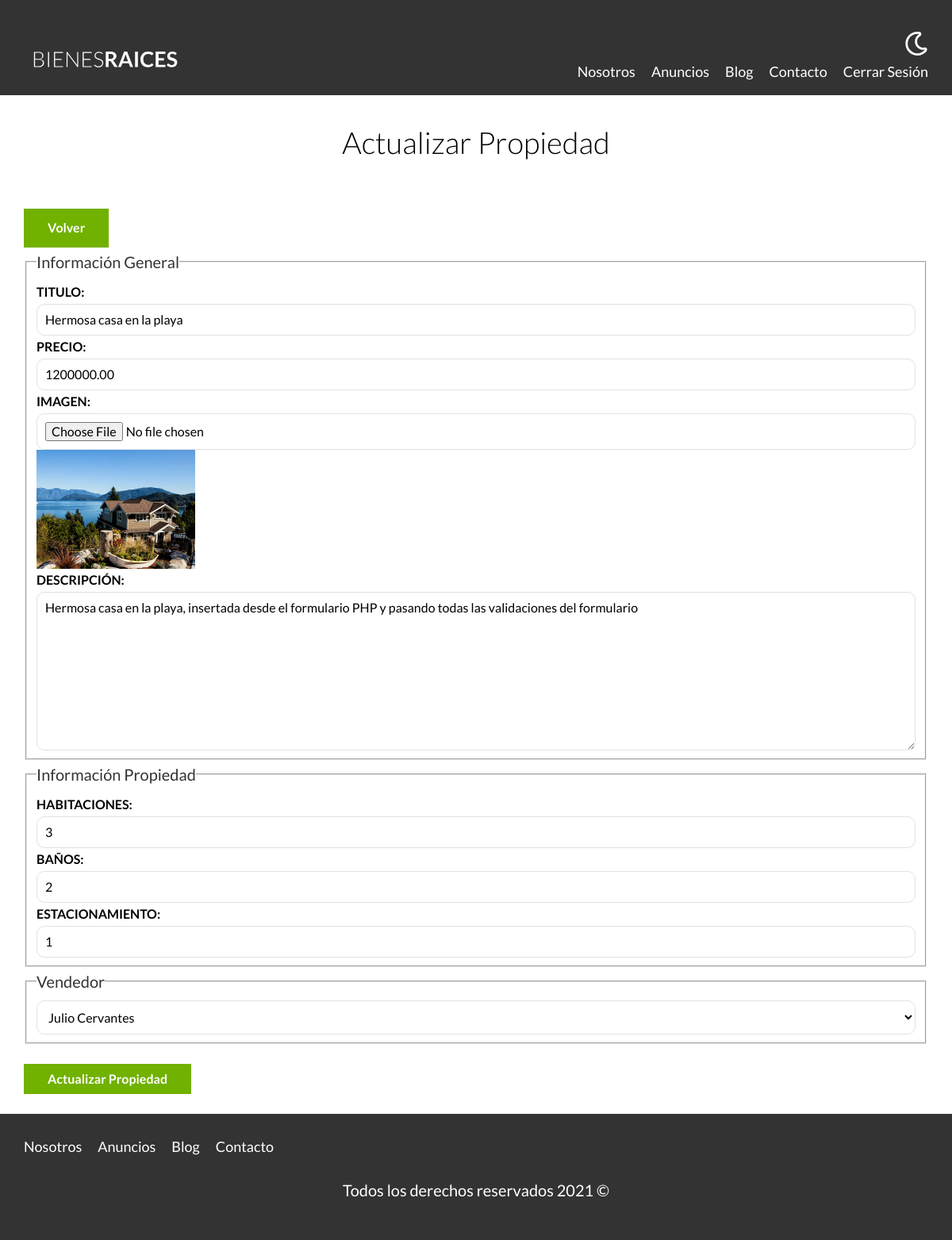
The page /admin/propiedades/actualizar.php?id=4 (signed in) on the database its author committed.
### tables this page shows
CREATE TABLE `propiedades` (
  `id` int(11) NOT NULL AUTO_INCREMENT,
  `titulo` varchar(60) DEFAULT NULL,
  `precio` decimal(10,2) DEFAULT NULL,
  `imagen` varchar(200) DEFAULT NULL,
  `descripcion` longtext,
  `habitaciones` int(1) DEFAULT NULL,
  `wc` int(1) DEFAULT NULL,
  `estacionamiento` int(1) DEFAULT NULL,
  `creado` date DEFAULT NULL,
  `vendedorId` int(11) DEFAULT NULL,
  PRIMARY KEY (`id`),
  KEY `vendedorId_idx` (`vendedorId`),
  CONSTRAINT `vendedorId` FOREIGN KEY (`vendedorId`) REFERENCES `vendedores` (`id`) ON DELETE NO ACTION ON UPDATE NO ACTION
);

CREATE TABLE `vendedores` (
  `id` int(11) NOT NULL AUTO_INCREMENT,
  `nombre` varchar(45) DEFAULT NULL,
  `apellido` varchar(45) DEFAULT NULL,
  `telefono` varchar(10) DEFAULT NULL,
  PRIMARY KEY (`id`)
);

### admin/propiedades/actualizar.php (the view, shortened to what this page needs)
<?php
    $id = $_GET['id'];
    $id = filter_var($id, FILTER_VALIDATE_INT);
    $db = conectarDB();
    $consulta = "SELECT * FROM propiedades WHERE id = ${id}";
    $resultado = mysqli_query($db, $consulta);
    $propiedad = mysqli_fetch_assoc($resultado);
    $consulta = "SELECT * FROM vendedores";
    $resultado = mysqli_query($db, $consulta);
    $titulo = $propiedad['titulo'];
    $precio = $propiedad['precio'];
    $descripcion = $propiedad['descripcion'];
    $habitaciones = $propiedad['habitaciones'];
    $wc = $propiedad['wc'];
    $estacionamiento = $propiedad['estacionamiento'];
    $vendedorId = $propiedad['vendedorId'];
    $imagenPropiedad = $propiedad['imagen'];
?>
<main class="contenedor seccion">
    <h1>Actualizar Propiedad</h1>
    <a href="/admin" class="boton boton-verde">Volver</a>
    <form class="formulario" method="POST" enctype="multipart/form-data">
        <fieldset>
            <legend>Información General</legend>
            <label for="titulo">Titulo:</label>
            <input type="text" id="titulo" name="titulo" placeholder="Titulo Propiedad" value="<?php echo $titulo; ?>">
            <label for="precio">Precio:</label>
            <input type="number" id="precio" name="precio" placeholder="Precio Propiedad" value="<?php echo $precio; ?>">
            <label for="imagen">Imagen:</label>
            <input type="file" id="imagen" accept="image/jpeg, image/png" name="imagen">
            <img src="/imagenes/<?php echo $imagenPropiedad ?>" class="imagen-small">
            <label for="descripcion">Descripción:</label>
            <textarea id="descripcion" name="descripcion"><?php echo $descripcion; ?></textarea>
        </fieldset>
        <fieldset>
            <legend>Información Propiedad</legend>
            <label for="habitaciones">Habitaciones:</label>
            <input type="number" id="habitaciones" name="habitaciones" placeholder="Ej. 3" min="1" max="9" value="<?php echo $habitaciones; ?>">
            <label for="wc">Baños:</label>
            <input type="number" id="wc" name="wc" placeholder="Ej. 1" min="1" max="9" value="<?php echo $wc; ?>">
            <label for="estacionamiento">Estacionamiento:</label>
            <input type="number" id="estacionamiento" name="estacionamiento" placeholder="Ej. 1" min="1" max="9" value="<?php echo $estacionamiento; ?>">
        </fieldset>
        <fieldset>
            <legend>Vendedor</legend>
            <select name="vendedor">
                <?php while ($vendedor = mysqli_fetch_assoc($resultado)) : ?>
                    <option <?php echo $vendedorId === $vendedor['id'] ? 'selected' : ''; ?> value="<?php echo $vendedor['id']; ?>"> <?php echo $vendedor['nombre'] . " " . $vendedor['apellido']; ?> </option>
                <?php endwhile; ?>
            </select>
        </fieldset>
        <input type="submit" value="Actualizar Propiedad" class="boton boton-verde">
    </form>
</main>

### build/css/app.css (style rules this page uses)
html { line-height:1.15;-webkit-text-size-adjust:100% }
body { margin:0 }
main { display:block }
h1 { font-size:2em;margin:.67em 0 }
a { background-color:transparent }
img { border-style:none }
button,input,optgroup,select,textarea { font-family:inherit;font-size:100%;line-height:1.15;margin:0 }
button,input { overflow:visible }
button,select { text-transform:none }
[type=button],[type=reset],[type=submit],button { -webkit-appearance:button }
fieldset { padding:.35em .75em .625em }
legend { box-sizing:border-box;color:inherit;display:table;max-width:100%;padding:0;white-space:normal }
textarea { overflow:auto }
html { font-size:62.5%;box-sizing:border-box }
*,:after,:before { box-sizing:inherit }
body { font-family:Lato,sans-serif;font-size:1.6rem;line-height:1.8 }
.contenedor { width:95%;max-width:120rem;margin:0 auto }
a { text-decoration:none }
img,picture { width:100%;display:block }
h1,h2,h3 { font-family:Lato,sans-serif;margin:2.5rem 0;font-weight:300;text-align:center }
h1 { font-size:3.8rem }
.seccion { margin-top:2.5rem;margin-bottom:2.5rem }
.boton-verde { background-color:#71b100;color:#fff;font-weight:700;text-decoration:none;padding:1rem 3rem;text-align:center;margin-top:2.5rem;display:inline-block;border:none }
.formulario legend { font-size:2rem;color:#333 }
.formulario label { font-weight:700;text-transform:uppercase;display:block }
.formulario input:not([type=submit]),.formulario select,.formulario textarea { padding:1rem;display:block;width:100%;background-color:#fff;border:1px solid #e1e1e1;border-radius:1rem }
.formulario textarea { height:20rem }
.imagen-small { width:20rem }

### rows shown on the page
propiedades: titulo "Hermosa casa en la playa", precio "1200000.00", imagen (picture), descripcion "Hermosa casa en la playa, insertada desde el formulario PHP y pasando todas las validaciones del formulario", habitaciones "3", wc "2", estacionamiento "1", vendedor "Julio Cervantes"
